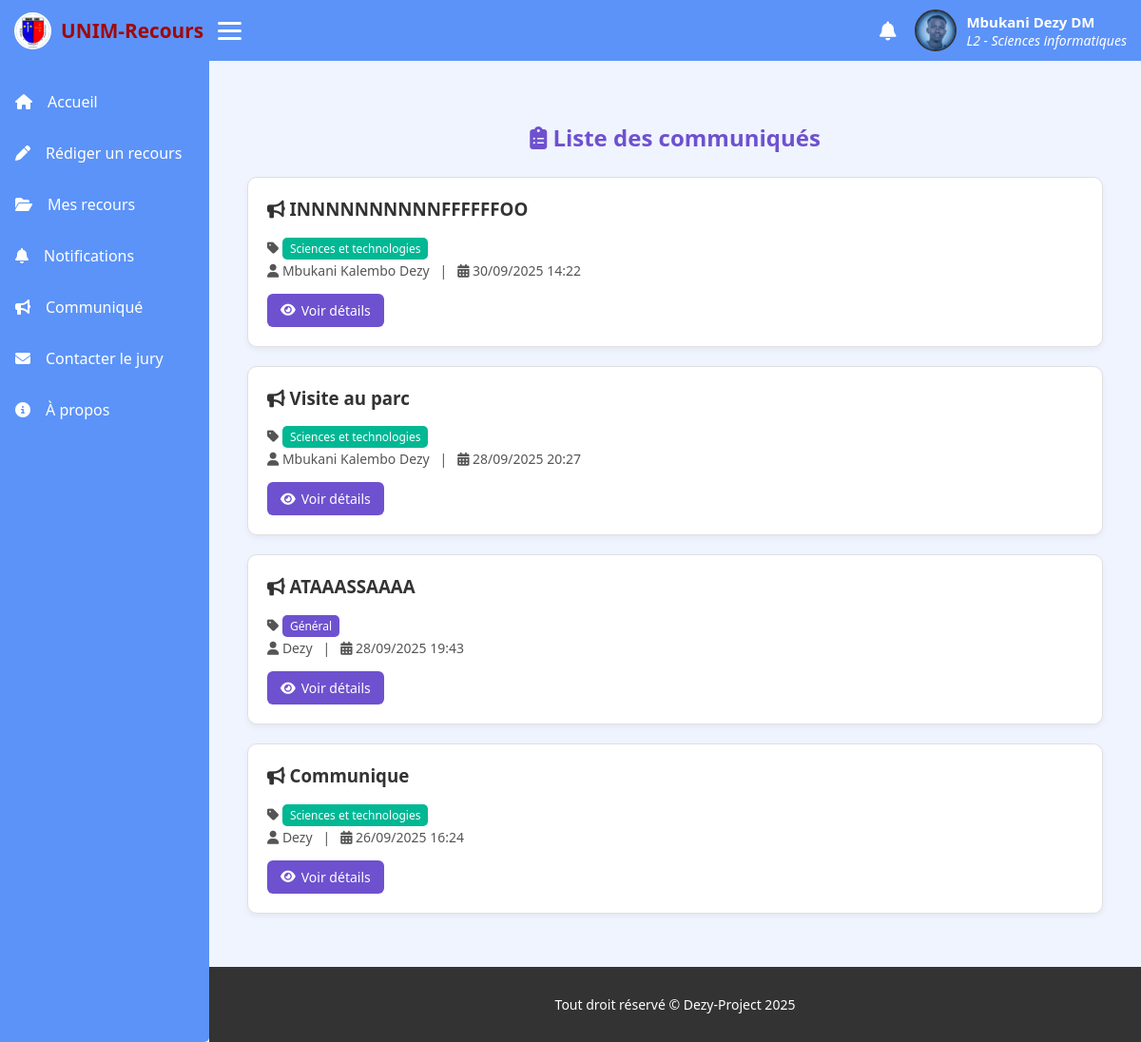
/structure/communiques/ (signed in), run on the app's committed database.
### accounts/models.py (models this page shows, shortened)
class User(AbstractUser):
    class Roles(models.TextChoices):
        ETUDIANT = 'ETU', 'Étudiant'
        JURY = 'JUR', 'Jury'
        STAFF = 'STA', 'Staff/Administration'
    role = models.CharField(
        max_length=3,
        choices=Roles.choices,
        default=Roles.ETUDIANT,
        help_text="Rôle fonctionnel de l'utilisateur"
    )
    autre_nom = models.CharField(
        max_length=150,
        help_text="Deuxième prénom ou deuxième nom selon la coutume"
    )
    def nom_complet(self):
        parts = [self.first_name, self.last_name,  self.autre_nom]
        return " ".join(p for p in parts if p)

### etudiants/models.py (models this page shows, shortened)
class EtudiantProfile(models.Model):
    user = models.OneToOneField(
        settings.AUTH_USER_MODEL,
        on_delete=models.CASCADE,
        related_name='etudiant_profile'
    )
    departement = models.ForeignKey(
        Departement,
        on_delete=models.PROTECT,
        related_name='etudiants'
    )
    promotion = models.CharField(max_length=2, choices=PROMO_CHOICES)
    photo_profil = models.ImageField(upload_to='photos_etudiants/', blank=True, null=True)

### structure/models.py (models this page shows, shortened)
class Departement(models.Model):
    domaine = models.ForeignKey(Domaine, on_delete=models.CASCADE, related_name='departements')
    nom = models.CharField(max_length=200, unique=True)  # ex: Informatique, Aménagement...

class Communique(models.Model):
    titre = models.CharField(max_length=255)
    contenu = models.TextField()
    auteur = models.ForeignKey(settings.AUTH_USER_MODEL, on_delete=models.CASCADE)
    domaine = models.ForeignKey("Domaine", on_delete=models.CASCADE, null=True, blank=True)
    est_global = models.BooleanField(default=False)
    date_publication = models.DateTimeField(auto_now_add=True)

class Domaine(models.Model):
    nom = models.CharField(max_length=200, unique=True)  # ex: Sciences et technologies

### structure/views.py (the view)
# urls.py: path('communiques/', views.liste_communiques, name='liste_communiques'),
@login_required
def liste_communiques(request):
    user = request.user
    if user.role == user.Roles.STAFF:
        communiques = Communique.objects.all().order_by("-date_publication")
    elif user.role == user.Roles.JURY:
        domaine = user.jury_profile.domaine
        communiques = Communique.objects.filter(est_global=True) | Communique.objects.filter(domaine=domaine)
        communiques = communiques.order_by("-date_publication")
    else:  # Étudiant
        domaine = user.etudiant_profile.departement.domaine
        communiques = Communique.objects.filter(est_global=True) | Communique.objects.filter(domaine=domaine)
        communiques = communiques.order_by("-date_publication")
    return render(request, "communiques/liste.html", {
        "communiques": communiques,
        "base_template": get_base_template(user),
    })

### structure/views.py (called while the page is built)
def get_base_template(user):
    if user.role == user.Roles.STAFF:
        return "accounts/staff_dashboard.html"
    elif user.role == user.Roles.JURY:
        return "jury/base.html"
    else:
        return "pages/base.html"

### templates/communiques/liste.html (shortened to what this page needs)
{% extends base_template %}
{% block content %}
<div class="communique-list">
    <h2><i class="fas fa-clipboard-list"></i> Liste des communiqués</h2>
    {% for comm in communiques %}
        <div class="comm-card">
            <h3><i class="fas fa-bullhorn"></i> {{ comm.titre }}</h3>
            <p class="comm-meta">
                <i class="fas fa-tag"></i>
                {% if comm.est_global %}
                    <span class="badge-global">Général</span>
                {% else %}
                    <span class="badge-domaine">{{ comm.domaine.nom }}</span>
                {% endif %}
            </p>
            <p class="comm-meta">
                <i class="fas fa-user"></i> {{ comm.auteur.nom_complet }}
                &nbsp; | &nbsp;
                <i class="fas fa-calendar-alt"></i> {{ comm.date_publication|date:"d/m/Y H:i" }}
            </p>
            <div class="comm-actions">
                <a href="{% url 'detail_communique' comm.pk %}" class="btn btn-view">
                    <i class="fas fa-eye"></i> Voir détails
                </a>
            </div>
        </div>
    {% empty %}
        <p class="no-communique"><i class="fas fa-info-circle"></i> Aucun communiqué.</p>
    {% endfor %}
</div>
{% endblock %}

### templates/pages/base.html (shortened to what this page needs)
{% load static %}
<!DOCTYPE html>
<html lang="en">
<head>
    <link rel="stylesheet" href="https://cdnjs.cloudflare.com/ajax/libs/font-awesome/6.5.0/css/all.min.css">
</head>
<body>
    <header>
        <div class="left">
            <div class="logo">
                <img src="{% static 'logo.jpg' %}" alt="Logo">
                <a href="{% url 'dashboard_redirect' %}">UNIM-Recours</a>
            </div>
            <div class="burger" onclick="toggleMenu()">
                <span></span><span></span><span></span>
            </div>
        </div>
        <div class="right">
                <a href="{% url 'mes_notifications' %}" class="notif-link">
                    <i class="fas fa-bell"></i>
                </a>
            <div class="profil-menu">
                <a href="#" class="profil">
                    {% if user.etudiant_profile.photo_profil %}
                        <img src="{{ user.etudiant_profile.photo_profil.url }}" alt="Profil">
                    {% else %}
                        <img src="{% static 'icons/etu.webp' %}" alt="">
                    {% endif %}
                    <span>
                        <b>{{ user.nom_complet }}</b>
                        <i>{{ user.etudiant_profile.promotion }} - {{ user.etudiant_profile.departement.nom }}</i>
                    </span>
                </a>
            </div>
        </div>
    </header>
    <div id="side_bar">
        <div class="liens">
            <a href="{% url 'dashboard_redirect' %}"><i class="fas fa-home"></i><span class="text">Accueil</span></a>
            <a href="{% url 'creer_recours' %}"><i class="fas fa-pen"></i><span class="text">Rédiger un recours</span></a>
            <a href="{% url 'mes_recours' %}"><i class="fas fa-folder-open"></i><span class="text">Mes recours</span></a>
           <a href="{% url 'mes_notifications' %}" class="notif-link">
                <i class="fas fa-bell"></i><span class="text">Notifications</span>
           </a>
            <a href="{% url 'liste_communiques' %}"><i class="fas fa-bullhorn"></i><span class="text">Communiqué</span></a>
            <a href="#"><i class="fas fa-envelope"></i><span class="text">Contacter le jury</span></a>
            <a href="#"><i class="fas fa-info-circle"></i><span class="text">À propos</span></a>
        </div>
    </div>
    <div class="content">
        {% block content %}
        {% endblock %}
    </div>
    <footer>
        <p>Tout droit réservé © Dezy-Project 2025</p>
    </footer>
</body>
</html>

### templates/pages/base.html (style rules this page uses)
html { --var-secondary-color: #6e51cf; --var-text-color: #fff; --var-text-color-dark: #333; --var-bg-light: #f0f4ff; --var-bg-dark: #d3c9f3; --unim--1: rgb(160, 8, 8); --bg--vrai: rgb(92, 147, 248); }
body { background: var(--var-bg-light); color: var(--var-text-color-dark); font-family: 'Segoe UI', Tahoma, Geneva, Verdana, sans-serif; margin: 0; padding: 0; }
#side_bar { background-color: var(--bg--vrai); width: 220px; display: flex; flex-direction: column; position: fixed; top: 0; left: 0; bottom: 0; transition: width .3s ease; border-radius: 0 5px 5px 0; overflow-x: hidden; }
#side_bar .liens { margin-top: 80px; flex: 1; }
#side_bar .liens a { text-decoration: none; display: flex; align-items: center; gap: 1rem; color: var(--var-text-color); padding: 1rem; border-radius: 6px; transition: background .3s; font-size: 16px; }
header { display: flex; align-items: center; justify-content: space-between; background-color: var(--bg--vrai); padding: 10px 15px; position: fixed; top: 0; left: 0; right: 0; z-index: 1000; }
header .left { display: flex; align-items: center; gap: 15px; }
header .logo { display: flex; align-items: center; gap: 10px; }
header .logo img { width: 35px; height: 35px; border-radius: 50%; border: 2px solid var(--var-text-color); }
header .logo a { text-decoration: none; color: var(--unim--1); font-weight: bold; font-size: 1.3em; }
.burger { display: flex; flex-direction: column; cursor: pointer; gap: 5px; }
.burger span { width: 25px; height: 3px; background: var(--var-text-color); border-radius: 3px; }
header .right { display: flex; align-items: center; gap: 20px; }
.profil-menu { position: relative; }
.profil { display: flex; align-items: center; gap: 10px; cursor: pointer; color: var(--var-text-color); text-decoration: none; }
.profil img { width: 40px; height: 40px; border-radius: 50%; border: 2px solid var(--var-text-color-dark); }
.profil span { display: flex; flex-direction: column; font-size: 14px; }
.profil span b { font-size: 15px; }
.content { transition: margin-left .3s ease; margin-left: 220px; padding: 1rem; min-height: 100vh; margin-top: 4.5rem; }
footer { transition: margin-left .3s ease; margin-left: 220px; padding: 1rem; text-align: center; font-size: 14px; color: var(--var-text-color); background-color: var(--var-text-color-dark); }
.notif-link { position: relative; display: inline-block; color: var(--var-text-color); font-size: 20px; }

### templates/communiques/liste.html (style rules this page uses)
.communique-list { max-width: 900px; margin: auto; padding: 20px; }
.communique-list h2 { text-align: center; color: #6e51cf; margin-bottom: 25px; }
.comm-card { background: #fff; border: 1px solid #e0e0e0; border-radius: 10px; padding: 20px; margin-bottom: 20px; box-shadow: 0px 3px 6px rgba(0,0,0,0.05); transition: transform 0.2s ease, box-shadow 0.2s ease; }
.comm-card h3 { margin-top: 0; color: #333; }
.comm-meta { color: #555; font-size: 14px; margin: 5px 0; }
.badge-global { background: #6e51cf; color: #fff; padding: 3px 8px; border-radius: 5px; font-size: 12px; }
.badge-domaine { background: #00b894; color: #fff; padding: 3px 8px; border-radius: 5px; font-size: 12px; }
.comm-actions { margin-top: 15px; }
.btn { display: inline-flex; align-items: center; gap: 6px; padding: 8px 14px; border-radius: 6px; text-decoration: none; font-size: 14px; margin-right: 10px; transition: background 0.3s ease; }
.btn-view { background: #6e51cf; color: #fff; }

### data on the page
User: etudiant_profile.photo_profil (picture), nom_complet "Mbukani Dezy DM", etudiant_profile.promotion "L2", etudiant_profile.departement.nom "Sciences informatiques"
Communique: titre "INNNNNNNNNNFFFFFFOO", domaine.nom "Sciences et technologies", auteur.nom_complet "Mbukani Kalembo Dezy", date_publication "30/09/2025 14:22"
Communique: titre "Visite au parc", domaine.nom "Sciences et technologies", auteur.nom_complet "Mbukani Kalembo Dezy", date_publication "28/09/2025 20:27"
Communique: titre "ATAAASSAAAA", est_global "Général", auteur.nom_complet "Dezy", date_publication "28/09/2025 19:43"
Communique: titre "Communique", domaine.nom "Sciences et technologies", auteur.nom_complet "Dezy", date_publication "26/09/2025 16:24"
